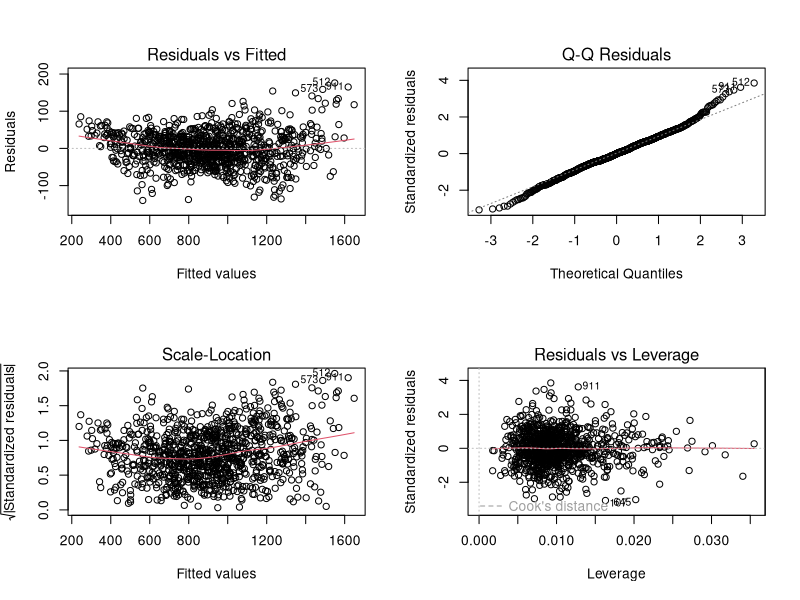
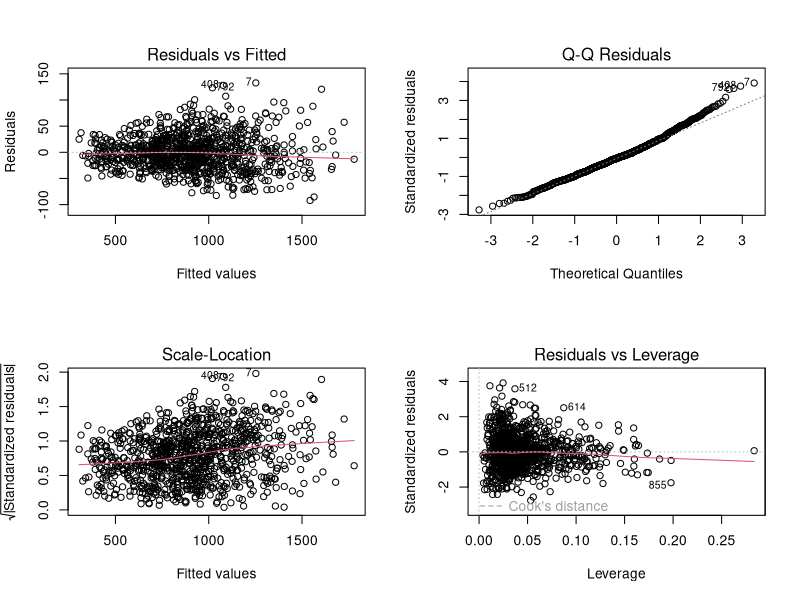
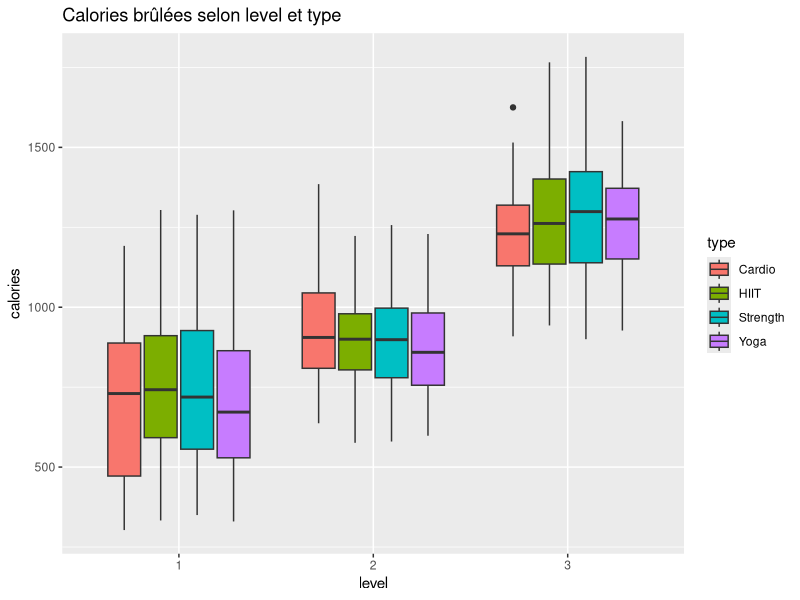
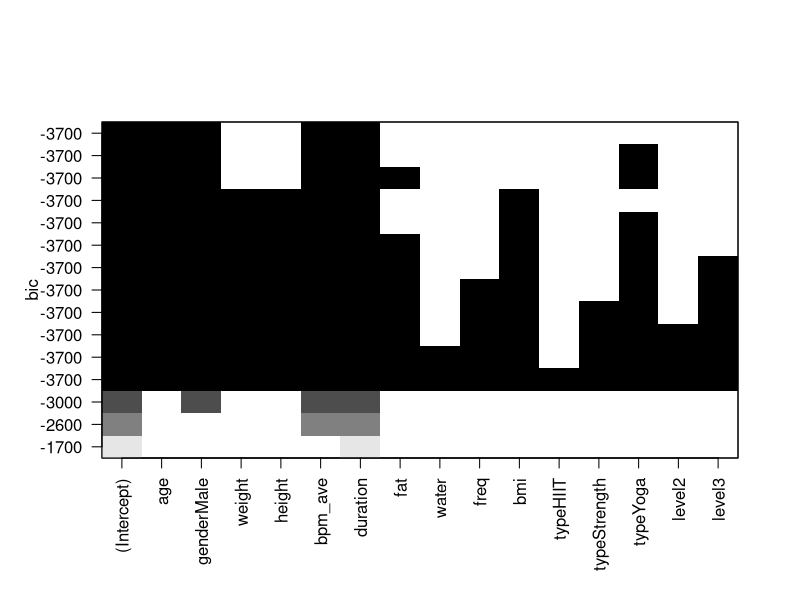
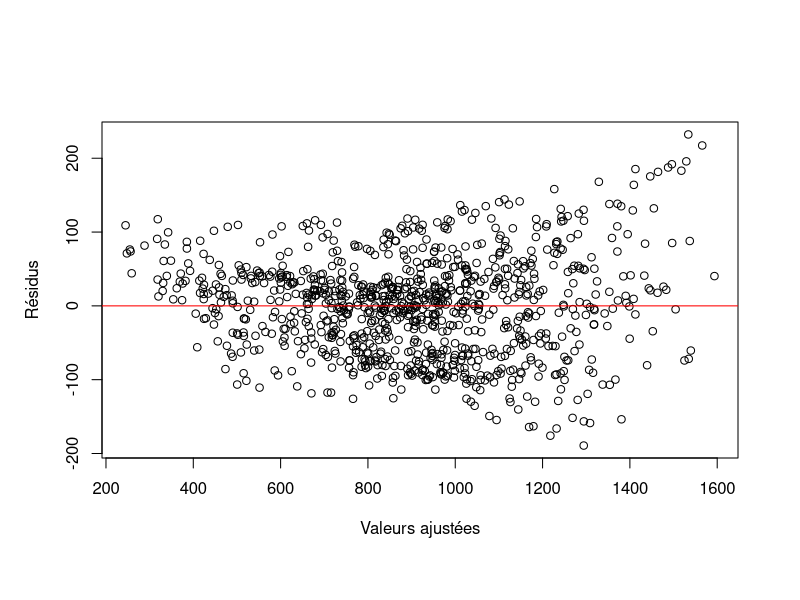

Source code (R) for these figures, in order:
## ---- chunk 1
knitr::opts_chunk$set(
  echo    = FALSE,
  message = FALSE,
  warning = FALSE,
  fig.align = "center"
)

library(tidyverse)
library(leaps)

data <- read.csv("../DataGym-projet4modIA-2526.csv", sep = " ")

data$gender <- as.factor(data$gender)
data$type   <- as.factor(data$type)
data$level  <- as.factor(data$level)
## ---- chunk 2
model_quant <- lm(
  calories ~ age + weight + height + bpm_ave +
    duration + fat + water + freq + bmi,
  data = data
)
## ---- chunk 3
par(mfrow = c(2,2))
plot(model_quant)
par(mfrow = c(1,1))
## ---- chunk 4
model2 <- lm(calories ~ (age + weight + height + bpm_ave +
               duration + fat + water + freq + bmi)^2,
               data = data)
## ---- chunk 5
par(mfrow=c(2,2))
plot(model2)
par(mfrow=c(1,1))
## ---- chunk 6
ggplot(data, aes(x = level, y = calories, fill = type)) +
  geom_boxplot() +
  labs(
    title = "Calories brûlées selon level et type",
    x = "level",
    y = "calories",
    fill = "type"
  )
## ---- chunk 7
anova_cal <- aov(calories ~ level * type, data = data)
summary(anova_cal)
## ---- chunk 8
model_full <- lm(
  calories ~ age + gender + weight + height + bpm_ave +
    duration + fat + water + freq + bmi + type + level,
  data = data
)
## ---- chunk 9
regfit <- regsubsets(
  calories ~ age + gender + weight + height + bpm_ave +
    duration + fat + water + freq + bmi + type + level,
  data = data,
  nvmax = 15,
  method = "exhaustive"
)

plot(regfit, scale = "bic")
## ---- chunk 10
model_bic <- lm(
  calories ~ duration + bpm_ave + freq + weight + type + level,
  data = data
)
## ---- chunk 11
plot(fitted(model_bic), resid(model_bic),
     xlab = "Valeurs ajustées",
     ylab = "Résidus")
abline(h = 0, col = "red")
